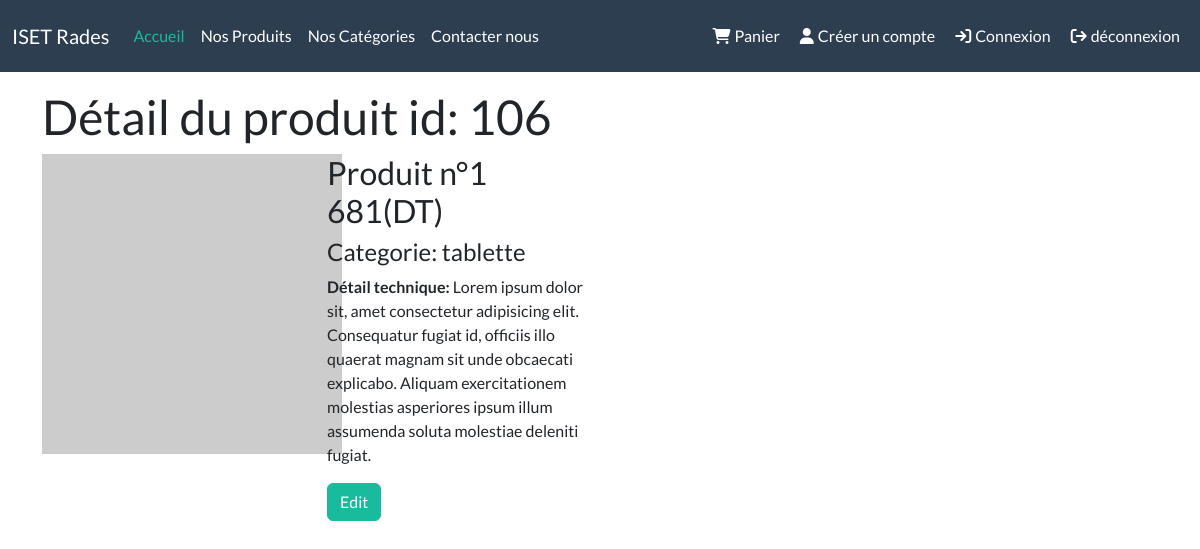
Screenshot of /controller/detailProduct.php?id=106 with the database file from the repository.
### tables this page shows
CREATE TABLE `produit` (
  `id` int(11) NOT NULL,
  `libelle` varchar(255) NOT NULL,
  `prix` decimal(10,0) NOT NULL,
  `qte` int(11) NOT NULL,
  `description` text DEFAULT NULL,
  `image` varchar(255) NOT NULL,
  `promo` tinyint(1) NOT NULL,
  `id_categorie` int(11) NOT NULL
);

CREATE TABLE `categorie` (
  `id` int(11) NOT NULL,
  `libelle` varchar(255) NOT NULL
);

### Controller/detailProduct.php (called while the page is built, shortened)
<?php
$crud_prod = new CRUD_Produit();
$crud_cat = new CRUD_Categorie();
$id = $_GET['id'];
$produit = $crud_prod->find($id);
$id_categorie = $produit[7];
$categorie = $crud_cat->find($id_categorie);
include "../view/detailProduct.php";

### config/connexion.php (called while the page is built)
<?php
class connexion
{
    function getConnexion()
    {
        $dsn = "mysql:host=localhost;dbname=atelier6_dsi2_g2";
        $username = "root";
        $password = "";
        $connexion = new PDO($dsn, $username, $password);
        return $connexion;
    }
}

### Model/CRUD.php (called while the page is built, shortened)
<?php
require_once "../config/connexion.php";
abstract class CRUD
{
    protected $pdo;
    protected $table;
    public function __construct()
    {
        $obj = new connexion();
        $this->pdo = $obj->getConnexion();
    }
    function find($id)
    {
        $sql = "select * from {$this->table} where id=$id";
        $res = $this->pdo->query($sql);
        return $res->fetch(PDO::FETCH_NUM);
    }
}

### View/detailProduct.php (the view, shortened to what this page needs)
<?php
echo "<h1>Détail du produit id: $produit[0] </h1>";
?>
<div class="row">
    <div class="col-3">
        <img src="<?= $produit[5] ?>" alt="">
    </div>
    <div class="col-3">
        <H3><?= $produit[1] ?> <?= $produit[2] ?>(DT)</H3>
        <h4>Categorie: <?= $categorie[1] ?></h4>
        <p><strong>Détail technique: </strong><?= $produit[4] ?></p>
        <a href="../controller/updateProduct.php?id=<?= $produit[0] ?>" class="btn btn-success">Edit</a>
    </div>
</div>
<?php
include "layout.php";

### rows the page displays
produit: id "106", libelle "Produit n°1", prix "681", description "Lorem ipsum dolor sit, amet consectetur adipisicing elit. Consequatur fugiat id, officiis illo quaerat magnam sit unde obcaecati explicabo. Aliquam exercitationem molestias asperiores ipsum illum assumenda soluta molestiae deleniti fugiat."
categorie: libelle "tablette"
